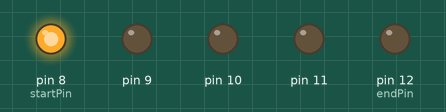
Recording of a sketch running on a simulated Arduino Uno, built with avr-gcc and run on an emulated ATmega328P. Parts: output pins drawn as LEDs (lit = HIGH).

Above: at 0.02 s.
At 0.37 s:
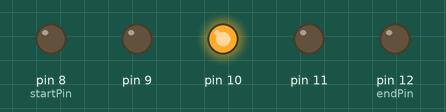
At 0.82 s:
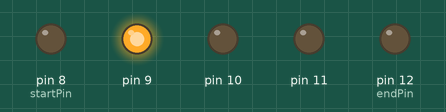
At 1.47 s:
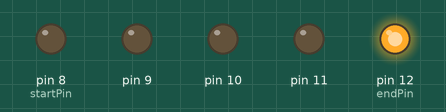
At 2.92 s:
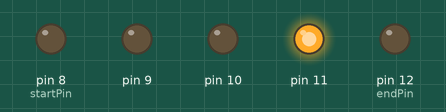
Timing chart, 0 to 3.2 s (numbered marks = the images above):
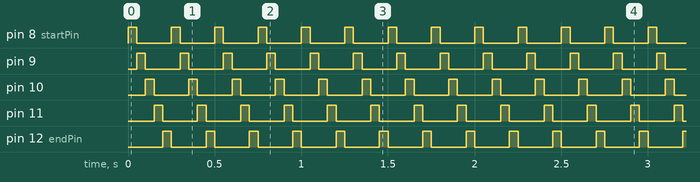

The sketch:

Flash_light.ino
```cpp
const byte startPin=8;
const byte endPin=12;

byte lightPin=startPin;

void setup()
{
  for (byte i = startPin;i<=endPin;i++)
  {
    pinMode(i,OUTPUT);
    digitalWrite(i,LOW);
  }
}

void loop()
{
  digitalWrite(lightPin,HIGH);
  delay(50);
  digitalWrite(lightPin,LOW);

  if (lightPin<endPin)
  {
    lightPin ++;
  }
  else
  {
    lightPin=startPin;
  }
}
```

Measured:
- by itself, pin 8 (startPin), pin 9–11, pin 12 (endPin): alternates HIGH for 0.05 s and LOW for 0.20 s
